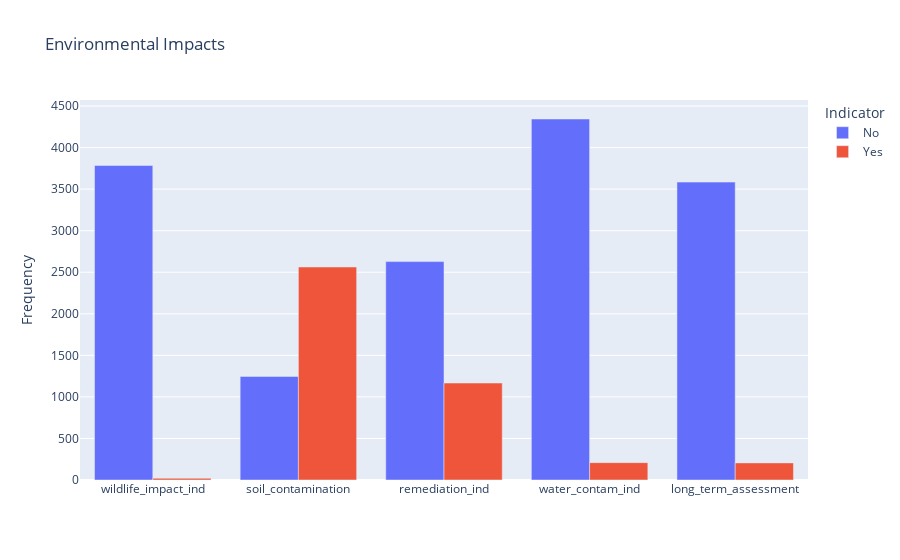

This figure's notebook cell:
### Code cell
fig = px.bar(
    data_frame = impact_counts.T,
    barmode = 'group',
    title = "Environmental Impacts",
    labels = {'variable': "Indicator"}
)
fig.update_layout(xaxis_title="", yaxis_title="Frequency")
fig.show()

### Figure 1 — Plotly figure (JSON) as saved in the notebook; plotly's stock layout.template omitted (floating-point values rounded to 4 significant figures)
{"data": [{"alignmentgroup": "True", "hovertemplate": "Indicator=No<br>index=%{x}<br>value=%{y}<extra></extra>", "legendgroup": "No", "marker": {"color": "#636efa", "pattern": {"shape": ""}}, "name": "No", "offsetgroup": "No", "orientation": "v", "showlegend": true, "textposition": "auto", "type": "bar", "x": ["wildlife_impact_ind", "soil_contamination", "remediation_ind", "water_contam_ind", "long_term_assessment"], "xaxis": "x", "y": [3784, 1246, 2628, 4344, 3585], "yaxis": "y"}, {"alignmentgroup": "True", "hovertemplate": "Indicator=Yes<br>index=%{x}<br>value=%{y}<extra></extra>", "legendgroup": "Yes", "marker": {"color": "#EF553B", "pattern": {"shape": ""}}, "name": "Yes", "offsetgroup": "Yes", "orientation": "v", "showlegend": true, "textposition": "auto", "type": "bar", "x": ["wildlife_impact_ind", "soil_contamination", "remediation_ind", "water_contam_ind", "long_term_assessment"], "xaxis": "x", "y": [21, 2563, 1167, 209, 206], "yaxis": "y"}], "layout": {"barmode": "group", "legend": {"title": {"text": "Indicator"}, "tracegroupgap": 0}, "title": {"text": "Environmental Impacts"}, "xaxis": {"anchor": "y", "domain": [0, 1], "title": {"text": ""}}, "yaxis": {"anchor": "x", "domain": [0, 1], "title": {"text": "Frequency"}}}}
